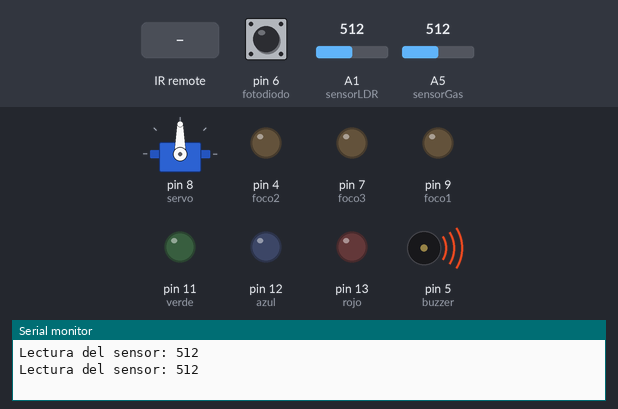
Recording of a sketch running on a simulated Arduino Uno, built with avr-gcc and run on an emulated ATmega328P. On the bench: servo, output pins drawn as LEDs (lit = HIGH), buzzer (waves = sounding, pin HIGH), the last lines printed to the serial monitor. Inputs (shaded band) come from the test bench; at power-on: A5 (sensorGas) = 512, A1 (sensorLDR) = 512, pin 6 (fotodiodo) HIGH.

Above: at 2.1 s.
2.2 s: A5 (sensorGas) set to 487
At 3.2 s:
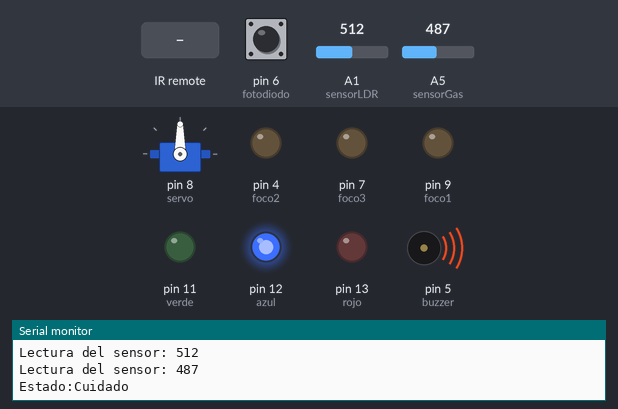
4.1 s: infrared code 0xFD48B7 received
7.6 s: A1 (sensorLDR) set to 418
11.1 s: A1 (sensorLDR) set to 386
At 13.4 s:
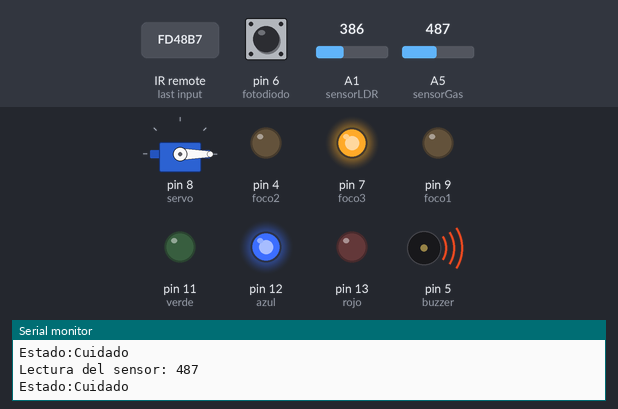
13.7 s: pin 6 (fotodiodo) pulled LOW for 1.55 s
At 14.7 s:
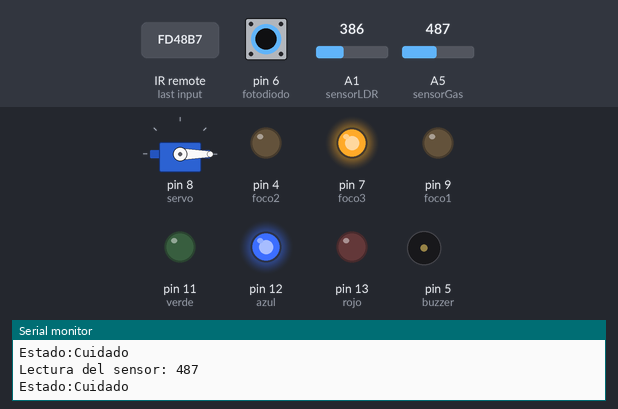
17.8 s: A5 (sensorGas) set to 418
20.1 s: A5 (sensorGas) set to 392
At 21.0 s:
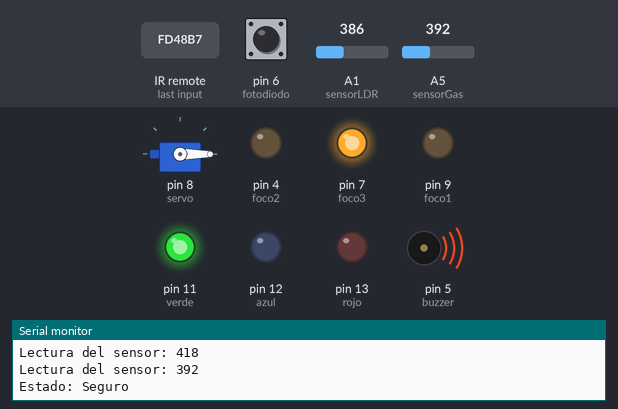
Timing chart, 0 to 22.9 s (numbered marks = the images above; inputs shaded):
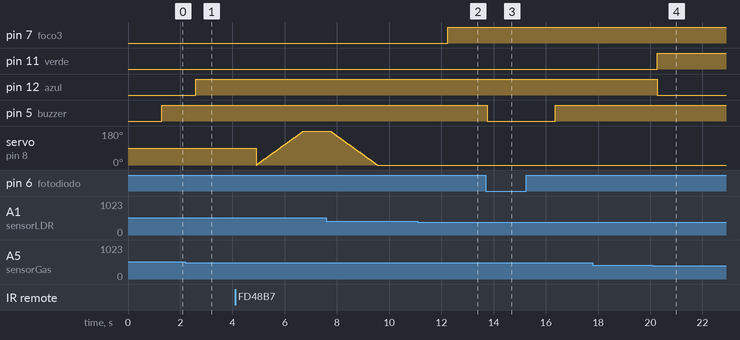

Measured:
- the behaviour switches between 500 and 499 on A5 (sensorGas) (found by bisection; images 0 and 1)
- the behaviour switches between 400 and 399 on A1 (sensorLDR) (found by bisection; images 1 and 2)
- the behaviour switches between 400 and 399 on A5 (sensorGas) (found by bisection; images 3 and 4)
- after the input at 2.2 s, pin 12 (azul): LOW → HIGH after 0.40 s
- after the input at 11.1 s, pin 7 (foco3): LOW → HIGH after 1.2 s
- after the input at 13.7 s, pin 5 (buzzer): HIGH → LOW after 0.05 s, → HIGH 2.6 s later
- after the input at 20.1 s, pin 11 (verde): LOW → HIGH after 0.16 s; pin 12 (azul): HIGH → LOW after 0.16 s

The sketch:

Proyecto_tercera_unidad.ino
```cpp
#include <IRremote.h>
#include <Servo.h>

int sensorGas = A5;
int rojo = 13;
int azul = 12;
int verde = 11;
int valor = 0;

int sensorIR = 10;
int foco1 = 9;
int foco2 = 4;
Servo servo;

IRrecv irrecv(sensorIR);
decode_results resultados;

int foco3 = 7;
int sensorLDR = A1;
int valor2 = 0;

int buzzer= 5;
int fotodiodo= 6;

void setup()
{
   Serial.begin (9600);
 pinMode(sensorGas, INPUT);
 pinMode(rojo, OUTPUT);
 pinMode(azul, OUTPUT);
 pinMode(verde, OUTPUT);

   irrecv.enableIRIn();
   pinMode(foco1, OUTPUT);
   pinMode(foco2, OUTPUT);
   servo.attach(8);

  pinMode(foco3, OUTPUT);
 pinMode(sensorLDR, INPUT);

  pinMode(buzzer, OUTPUT);
  pinMode(fotodiodo, INPUT_PULLUP);
}

void loop()
{
  //Sensor Gas
   valor = analogRead(sensorGas);
  Serial.print("Lectura del sensor: ");
  Serial.println(valor);

  if (valor<400)
   {
    digitalWrite(verde,HIGH);
    digitalWrite(azul,LOW);
    digitalWrite(rojo,LOW);
    Serial.println("Estado: Seguro");
   }

  if ((valor>450) and (valor<500))
   {
    digitalWrite(verde,LOW);
    digitalWrite(azul,HIGH);
    digitalWrite(rojo,LOW);
    Serial.println("Estado:Cuidado");
   }

   if (valor>600)
   {
    digitalWrite(verde,LOW);
    digitalWrite(azul,LOW);
    digitalWrite(rojo,HIGH);
    Serial.println("Estado: Peligro");
    }
  delay(1000);

  //Infrarojo
  if(irrecv.decode(&resultados))
  {
    irrecv.resume();
  //foco1
    if(resultados.value == 0xFD08F7)
    {
      digitalWrite(foco1, HIGH);
    }
    else if (resultados.value == 0xFD00FF)
   {
    digitalWrite(foco1, LOW);
   }
    //foco2
        if(resultados.value == 0xFD8877)
    {
      digitalWrite(foco2, HIGH);
    }
    else if (resultados.value == 0xFD00FF)
   {
    digitalWrite(foco2, LOW);
   }

    //servo
        if(resultados.value == 0xFD48B7)
    {
      for (int pos = 0; pos <= 180; pos +=1 )
      {
        servo.write(pos);
        delay(10);
      }
      delay(1000);

      for (int pos = 180; pos >= 0; pos -=1 )
      {
        servo.write(pos);
        delay(10);
      }
    }
    else if (resultados.value == 0xFD00FF)
   {
        servo.write(0);
   }

 }
  delay(100);

  //LDR
   valor2 = analogRead(sensorLDR);
 if (valor2 <400)
 {
  digitalWrite(foco3, HIGH);
 }
 else
 {
  digitalWrite(foco3, LOW);
 }
  delay(200);

  //fotodiode
  if (digitalRead(fotodiodo)== HIGH)
  {
  digitalWrite(buzzer, HIGH);
     }
  else
    {
    digitalWrite(buzzer, LOW);
  }

}
```
